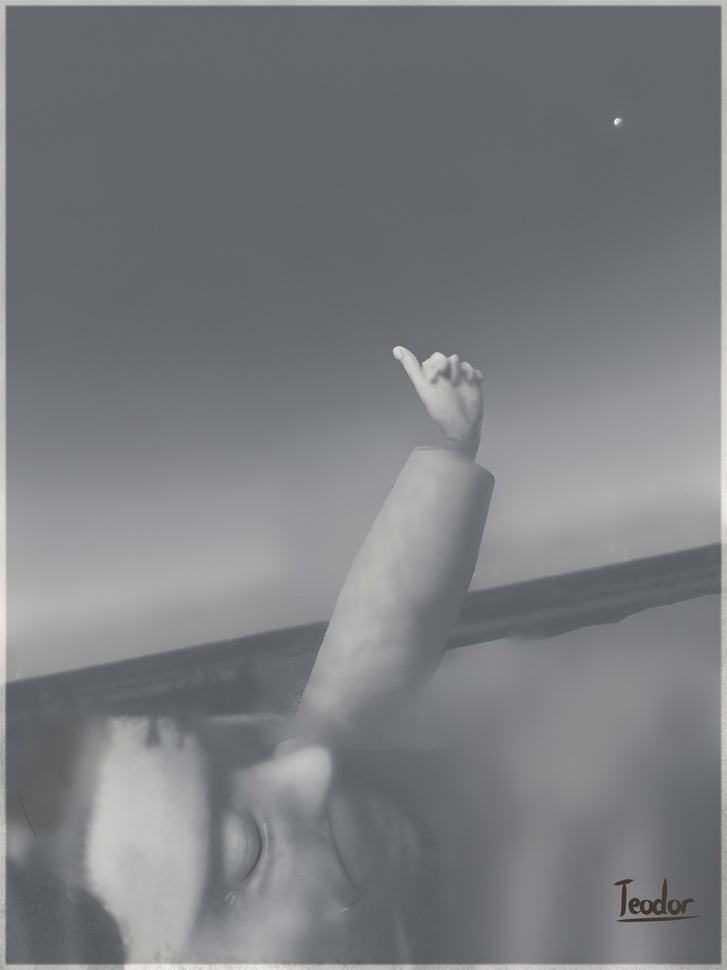
#> input picture rounds/19-the-thumbnail/painting.jpg, 727 x 970 px, shrunk from 900 x 1200 before the run
$ python cmpL.py ../painting.jpg ../painting.jpg ../painting.jpg
#> lines starting #> are read from the running program, lines starting #| are printed output that depends on the picture
"""Compare the detail's rendered L* with a study, per zone (my ruler)."""
import numpy as np, sys
from PIL import Image
from skimage.color import rgb2lab
img = np.asarray(Image.open(sys.argv[1]).convert("RGB")).astype(float) / 255
Lc = rgb2lab(img)[..., 0]
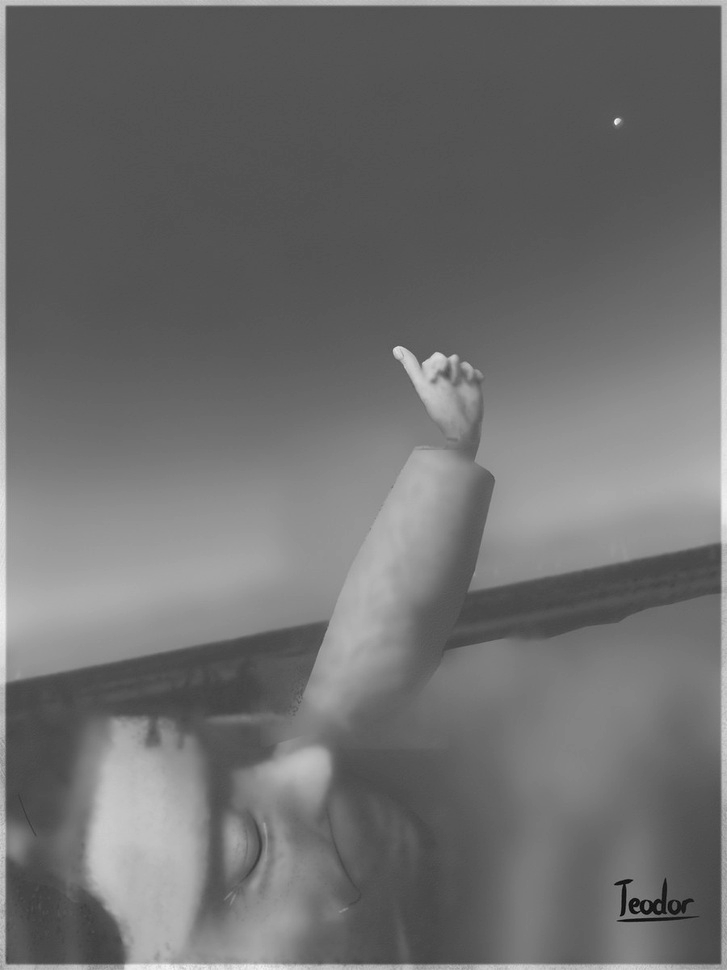
#> Lc: shape (970, 727) float64; min 16.44, max 97.75, mean 52; drawn with min black and max white
#> (the run stopped early here; a loop or call above may not have finished)
